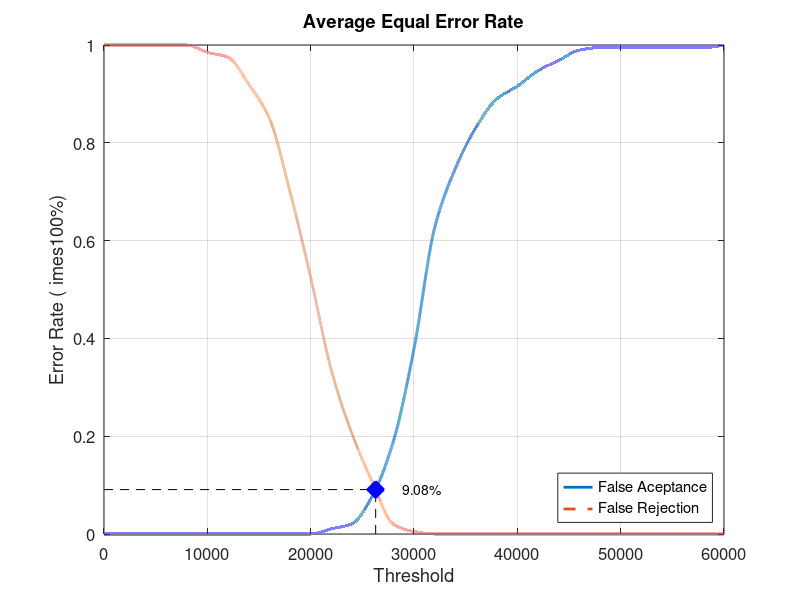
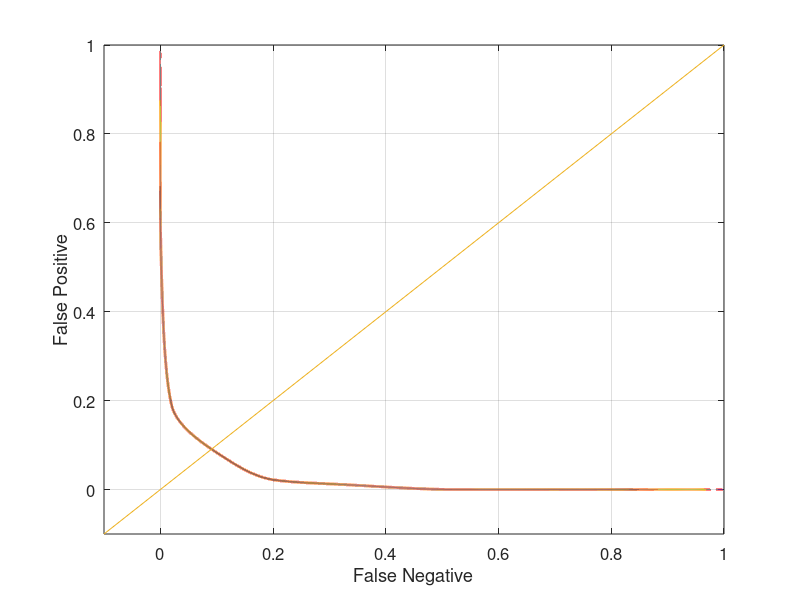

Here is the MATLAB script that generated these plots, in order:
close all;
clear;
clc;
x = 0:2000:60000;
xq = 0:0.5:60000;

y0 = [0 0 0 0 0 0 0 0 0 0 0 0.0105263 0.0210526 0.0789474 0.189474 0.378947 0.626316 0.747368 0.831579 0.889474 0.915789 0.947368 0.968421 0.989474 0.994737 0.994737 0.994737 0.994737 0.994737 0.994737 1]
yy0 = interp1(x, y0, xq, 'pchip');
y1 = [1 1 1 1 1 0.985 0.975 0.92 0.85 0.7 0.525 0.335 0.205 0.105 0.02 0.005 0 0 0 0 0 0 0 0 0 0 0 0 0 0 0]
yy1 = interp1(x, y1, xq, 'pchip');

% Calculating EER: 
y2 = abs(y0 - y1);
find(y2 == min(y2))
yy2 = abs(yy0 - yy1);
xEER = find(yy2 == min(yy2));
xEERIndex = xq(xEER) % X-axis EER
yEER = yy0(xEER) % Y-axis EER

main = figure
plot(xq, yy0,'-','LineWidth', 2);	hold on
plot(xq, yy1,'--','LineWidth', 2);	hold on
plot([xEERIndex xEERIndex], [0 yEER], 'k--');	hold on
plot([0 xEERIndex], [yEER yEER], 'k--');	hold on
plot(xEERIndex, yEER, 'bx', 'LineWidth', 10);	hold on
text(xEERIndex + 10 * xEERIndex / 100, yEER, [num2str(round((10000 * yEER)) / 100) '%'])
legend('False Aceptance', 'False Rejection', 'Location', 'SouthEast')
xlabel('Threshold')
ylabel('Error Rate (	imes100%)')
title('Average Equal Error Rate')
set(gca, 'FontSize', 12)
axis([0 60000 0 1])
grid on

print(main, 'Database4_3Main', '-dpng');
FNRxFPR = figure('Color', [1 1 1]);
plot(yy1, yy0, '-', yy1, yy0, 'LineWidth', 2);
hold on
y = -0.1:0.1:1
plot(y, y); 
set(gca, 'FontSize', 12)
xlabel('False Negative')
ylabel('False Positive')
axis([-0.1 1 -0.1 1])
set(gca, 'FontSize', 12)
grid on

print(FNRxFPR, 'Database4_3FNRxFPR','-dpng');
